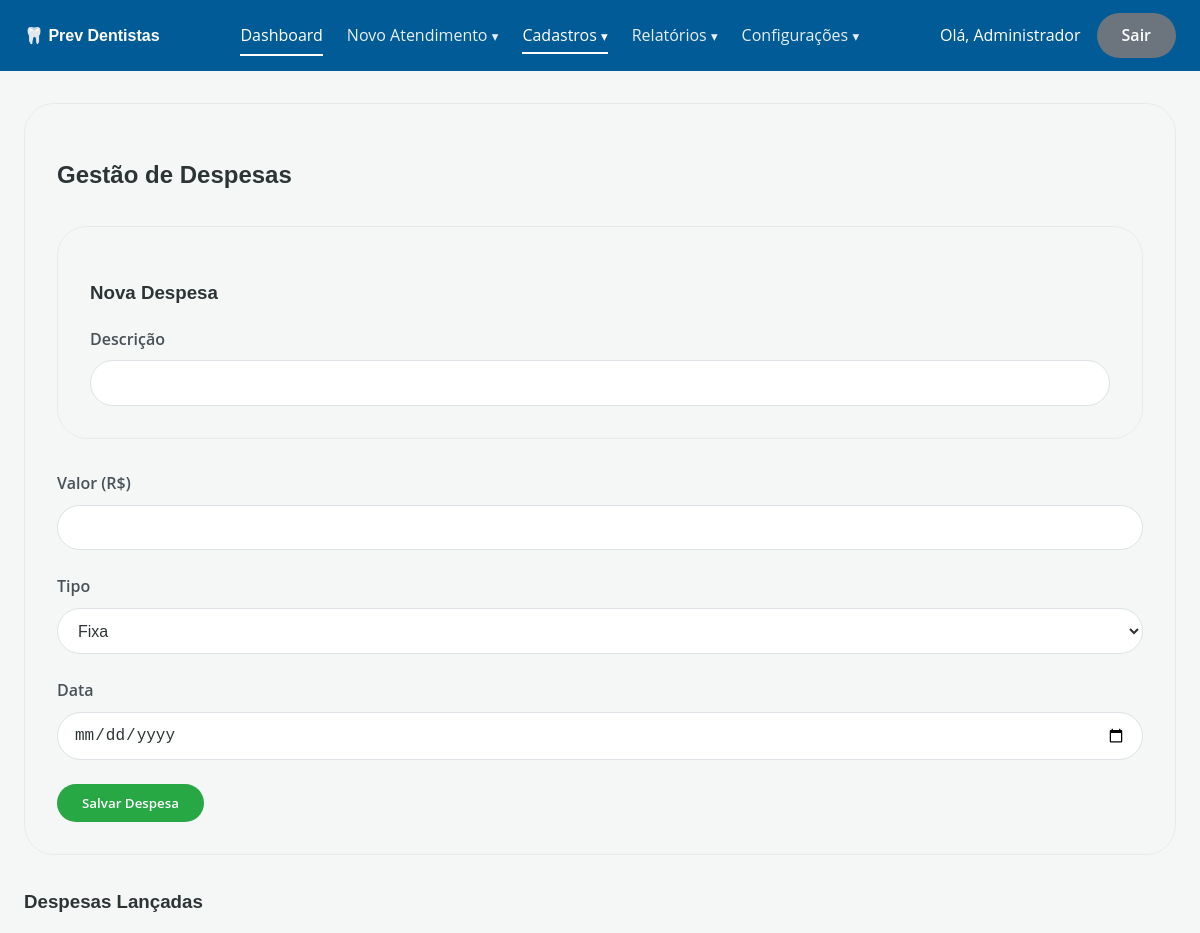
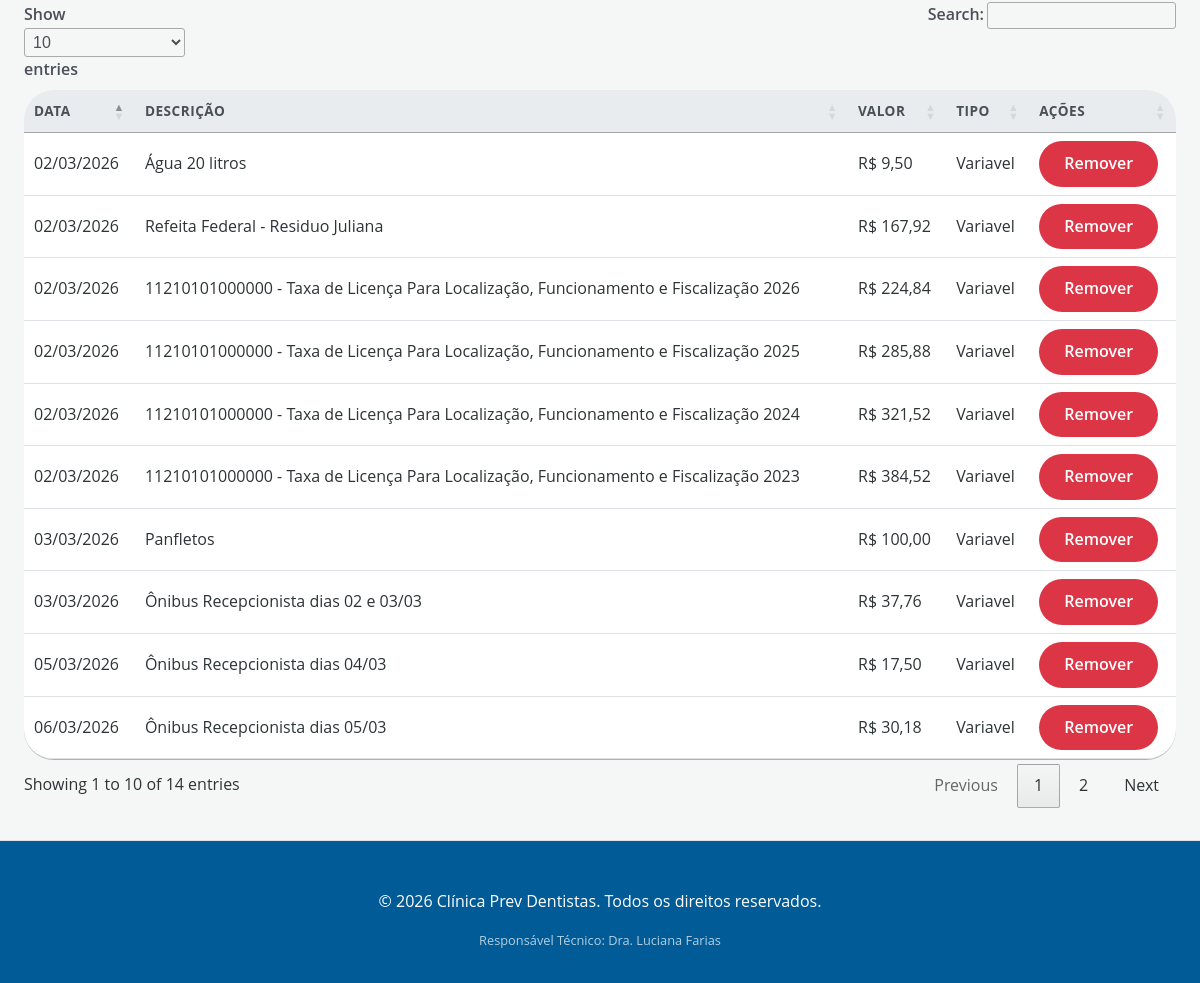
The page /despesas (signed in) on the database its author committed (2 pictures, top to bottom).
### tables this page shows
CREATE TABLE IF NOT EXISTS `despesas` (
  `id` int NOT NULL AUTO_INCREMENT,
  `descricao` varchar(150) NOT NULL,
  `valor` decimal(10,2) NOT NULL,
  `tipo` enum('fixa','variavel') NOT NULL,
  `data_despesa` date NOT NULL,
  `criado_em` timestamp NULL DEFAULT CURRENT_TIMESTAMP,
  PRIMARY KEY (`id`)
);

### app/Controllers/DespesaController.php (called while the page is built, shortened)
<?php
class DespesaController {
    public function index() {
        $despesaModel = new Despesa();
        $despesas = $despesaModel->listarTodas();
        require_once 'app/Views/despesas/index.php';
    }
}

### app/Core/Router.php (called while the page is built, shortened)
<?php
class Router {
    protected $controller = 'DashboardController';
    protected $method = 'index';
    public function __construct() {
        $url = $this->parseUrl();
        $rotas = [
            'login' => 'AuthController',
            'pacientes' => 'PacienteController',
            'procedimentos' => 'ProcedimentoController',
            'despesas' => 'DespesaController',
            'usuarios' => 'UsuarioController',
            'relatorios' => 'RelatorioController',
            'configuracoes_gerais' => 'ConfiguracaoGeralController',
            'atendimentos' => 'AtendimentoController',
            'configuracoes' => 'ConfiguracaoController'
        ];
        if (isset($url[0])) {
            $rotaSolicitada = strtolower(str_replace('.php', '', $url[0]));
            if (array_key_exists($rotaSolicitada, $rotas)) {
                $this->controller = $rotas[$rotaSolicitada];
                unset($url[0]);
            } else {
                $this->controller = 'DashboardController';
            }
        }
        $classeController = '\\App\\Controllers\\' . $this->controller;
        if (class_exists($classeController)){
            $this->controller = new $classeController;
        } else {
            $classeController = '\\App\\Controllers\\DashboardController';
            $this->controller = new $classeController;
        }
        $this->params = $url ? array_values($url) : [];
        call_user_func_array([$this->controller, $this->method], $this->params);
    }
    private function parseUrl() {
        if (isset($_GET['url'])) {
            return explode('/', filter_var(rtrim($_GET['url'], '/'), FILTER_SANITIZE_URL));
        }
        return [];
    }
}

### index.php (called while the page is built, shortened)
<?php
require_once 'autoload.php';
$app = new Router();
?>

### autoload.php (called while the page is built, shortened)
<?php
spl_autoload_register(function ($class) {
    $prefix = 'App\\';
    $base_dir = __DIR__ . '/app/';
    $len = strlen($prefix);
    $relative_class = substr($class, $len);
    $file = $base_dir . str_replace('\\', '/', $relative_class) . '.php';
});

### app/Core/Database.php (called while the page is built, shortened)
<?php
class Database {
    private static $instance = null;
    private $connection;
    private $host = 'localhost';
    private $db_name = 'clinica_prev_dentistas';
    private $username = 'root';
    private $password = '';
    private function __construct() {
        try {
            $this->connection = new PDO("mysql:host={$this->host};dbname={$this->db_name};charset=utf8", $this->username, $this->password);
            $this->connection->setAttribute(PDO::ATTR_ERRMODE, PDO::ERRMODE_EXCEPTION);
            $this->connection->setAttribute(PDO::ATTR_DEFAULT_FETCH_MODE, PDO::FETCH_ASSOC);
        } catch (PDOException $e) {
            die("Erro na conexão com o banco de dados: " . $e->getMessage());
        }
    }
    public static function getInstance() {
        if (self::$instance === null) {
            self::$instance = new Database();
        }
        return self::$instance->getConnection();
    }
    public function getConnection() {
        return $this->connection;
    }
}

### app/Models/Despesa.php (called while the page is built, shortened)
<?php
class Despesa {
    private $pdo;
    public function __construct() {
        $this->pdo = Database::getInstance();
    }
    public function listarTodas() {
        try {
            $stmt = $this->pdo->query("SELECT * FROM despesas ORDER BY data_despesa DESC");
            return $stmt->fetchAll(PDO::FETCH_ASSOC);
        } catch (Exception $e) {
            return [];
        }
    }
}

### app/Views/despesas/index.php (the view, shortened to what this page needs)
<?php require_once 'views/header.php'; ?>
<div class="card">
    <h2>Gestão de Despesas</h2>
    <div class="card" style="margin-top: 2rem;">
        <h3>Nova Despesa</h3>
        <form action="<?= BASE_URL ?>despesas/salvar" method="POST">
                <label for="descricao">Descrição</label>
                <input type="text" name="descricao" id="descricao" required>
            </div>
            <div class="form-group">
                <label for="valor">Valor (R$)</label>
                <input type="number" step="0.01" name="valor" id="valor" required>
            </div>
            <div class="form-group">
                <label for="tipo">Tipo</label>
                <select name="tipo" id="tipo" required>
                    <option value="fixa">Fixa</option>
                </select>
            </div>
            <div class="form-group">
                <label for="data_despesa">Data</label>
                <input type="date" name="data_despesa" id="data_despesa" required>
            </div>
            <button type="submit" class="btn btn-success">Salvar Despesa</button>
    </div>
    <h3 style="margin-top: 2rem;">Despesas Lançadas</h3>
    <table class="mobile-card-table table" style="margin-top: 1rem; width: 100%;">
        <thead>
            <tr>
                <th>Data</th>
                <th>Descrição</th>
                <th>Valor</th>
                <th>Tipo</th>
                <th>Ações</th>
            </tr>
        </thead>
        <tbody>
            <?php if (count($despesas) > 0): ?>
                <?php foreach ($despesas as $despesa): ?>
                    <tr>
                        <td data-label="Data" data-sort="<?= date('Y-m-d', strtotime($despesa['data_despesa'])) ?>"><?= date('d/m/Y', strtotime($despesa['data_despesa'])) ?></td>
                        <td data-label="Descrição"><?= htmlspecialchars($despesa['descricao']) ?></td>
                        <td data-label="Valor">R$ <?= number_format($despesa['valor'], 2, ',', '.') ?></td>
                        <td data-label="Tipo"><?= ucfirst($despesa['tipo']) ?></td>
                        <td data-label="Ação">
                            <a href="<?= BASE_URL ?>despesas/excluir?id=<?= $despesa['id'] ?>" class="btn btn-danger btn-delete">Remover</a>
                        </td>
                    </tr>
                <?php endforeach; ?>
            <?php else: ?>
                <tr>
                    <td colspan="5" style="text-align: center;">Nenhuma despesa registrada.</td>
                </tr>
            <?php endif; ?>
        </tbody>
    </table>
<?php require_once 'views/footer.php'; ?>

### assets/css/style.css (style rules this page uses)
:root { --primary-color: #005b96; --primary-dark: #0370b5; --background-color: #f4f7f6; --secondary-color: #6c757d; --info-color: #17a2b8; --success-color: #28a745; --danger-color: #dc3545; --border-color: #dee2e6; --white-color: #ffffff; --border-radius: 30px; --text-color: #2d3436; --shadow-md: 0 10px 30px rgba(0,0,0,0.1); }
body { font-family: 'Open Sans', sans-serif; background-color: var(--background-color); color: var(--text-color); margin: 0; padding: 0; line-height: 1.6; }
h1, h2, h3, h4, .logo { font-family: 'Poppins', sans-serif; font-weight: 600; }
.btn, button, input[type="submit"] { border-radius: var(--border-radius); padding: 10px 25px; font-family: 'Open Sans', sans-serif; font-weight: 600; border: none; cursor: pointer; transition: all 0.3s ease; display: inline-flex; align-items: center; justify-content: center; text-decoration: none; }
.btn-success { background-color: #28a745; color: #ffffff; }
.btn-danger { background-color: #dc3545; color: #ffffff; }
html { scroll-behavior: smooth; }
.card { background-color: var(--card-bg); border-radius: var(--border-radius); box-shadow: var(--shadow-sm); padding: 2rem; margin-bottom: 2rem; border: 1px solid rgba(0,0,0,0.05); transition: box-shadow 0.3s ease; }
.form-group { margin-bottom: 1.5rem; }
label { display: block; margin-bottom: 0.5rem; font-weight: 600; color: #495057; }
input[type="text"], input[type="email"], input[type="number"], input[type="password"], input[type="date"], input[type="month"], select, textarea { width: 100%; padding: 0.8rem 1rem; border: 1px solid var(--border-color); border-radius: var(--border-radius); box-sizing: border-box; font-size: 1rem; transition: border-color 0.2s, box-shadow 0.2s; background-color: #fff; color: var(--text-color); }
table { width: 100%; border-collapse: collapse; margin-top: 1rem; background-color: #fff; border-radius: var(--border-radius); overflow: hidden; align-self: start; }
th, td { padding: 1rem 1.2rem; text-align: left; border-bottom: 1px solid var(--border-color); }
thead th { background-color: #e9ecef; font-weight: 600; color: #495057; text-transform: uppercase; font-size: 0.85rem; letter-spacing: 0.5px; }

### rows shown on the page
despesas: data_despesa "06/03/2026", descricao "Ônibus Recepcionista dias 05/03", valor "30,18", tipo "Variavel"
despesas: data_despesa "05/03/2026", descricao "Ônibus Recepcionista dias 04/03", valor "17,50", tipo "Variavel"
despesas: data_despesa "03/03/2026", descricao "Panfletos", valor "100,00", tipo "Variavel"
despesas: data_despesa "03/03/2026", descricao "Ônibus Recepcionista dias 02 e 03/03", valor "37,76", tipo "Variavel"
despesas: data_despesa "02/03/2026", descricao "Água 20 litros", valor "9,50", tipo "Variavel"
despesas: data_despesa "02/03/2026", descricao "Refeita Federal - Residuo Juliana", valor "167,92", tipo "Variavel"
despesas: data_despesa "02/03/2026", descricao "11210101000000 - Taxa de Licença Para Localização, Funcionamento e Fiscalização 2026", valor "224,84", tipo "Variavel"
despesas: data_despesa "02/03/2026", descricao "11210101000000 - Taxa de Licença Para Localização, Funcionamento e Fiscalização 2025", valor "285,88", tipo "Variavel"
despesas: data_despesa "02/03/2026", descricao "11210101000000 - Taxa de Licença Para Localização, Funcionamento e Fiscalização 2024", valor "321,52", tipo "Variavel"
despesas: data_despesa "02/03/2026", descricao "11210101000000 - Taxa de Licença Para Localização, Funcionamento e Fiscalização 2023", valor "384,52", tipo "Variavel"

### other values the page prints
$_SESSION['usuario_nome'] "Administrador"
